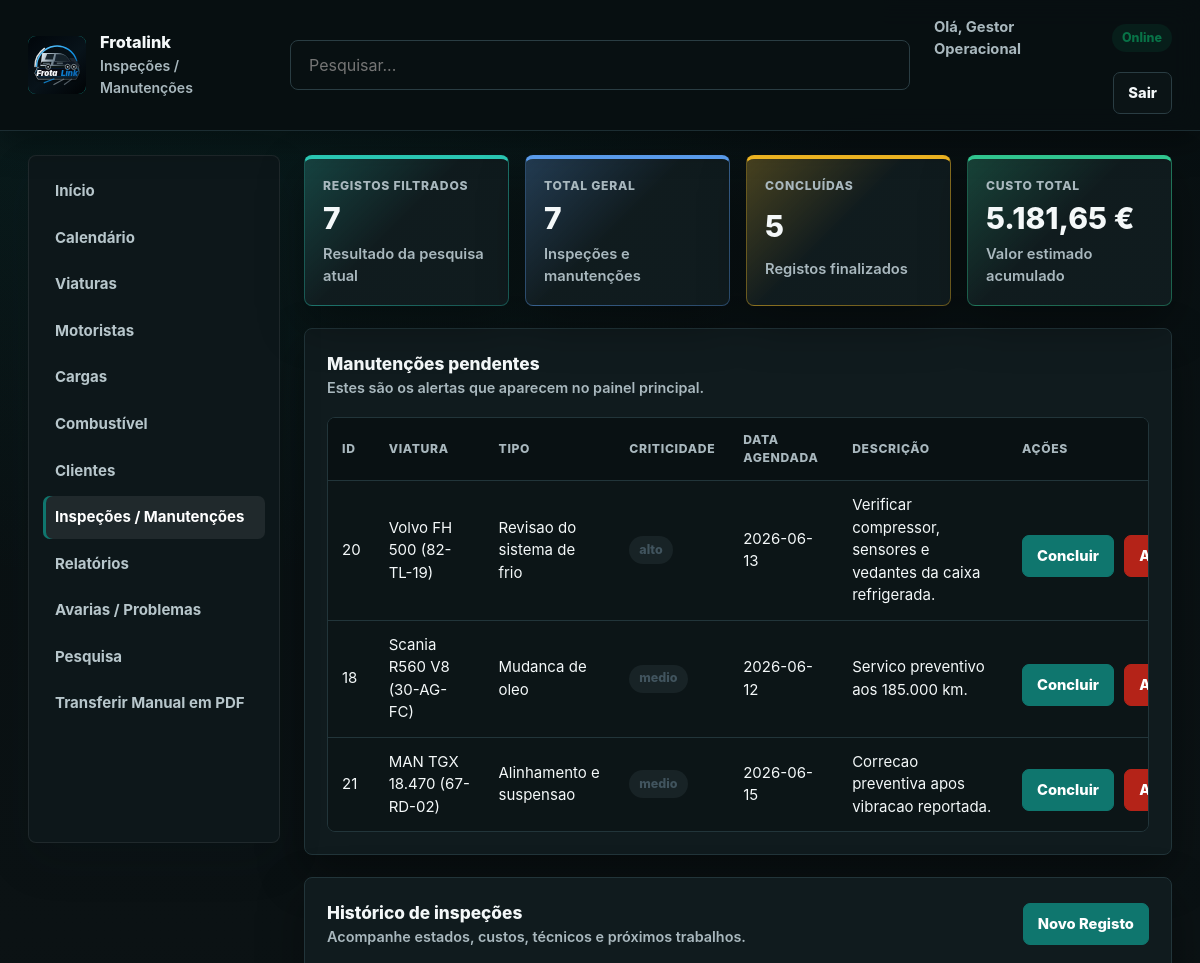
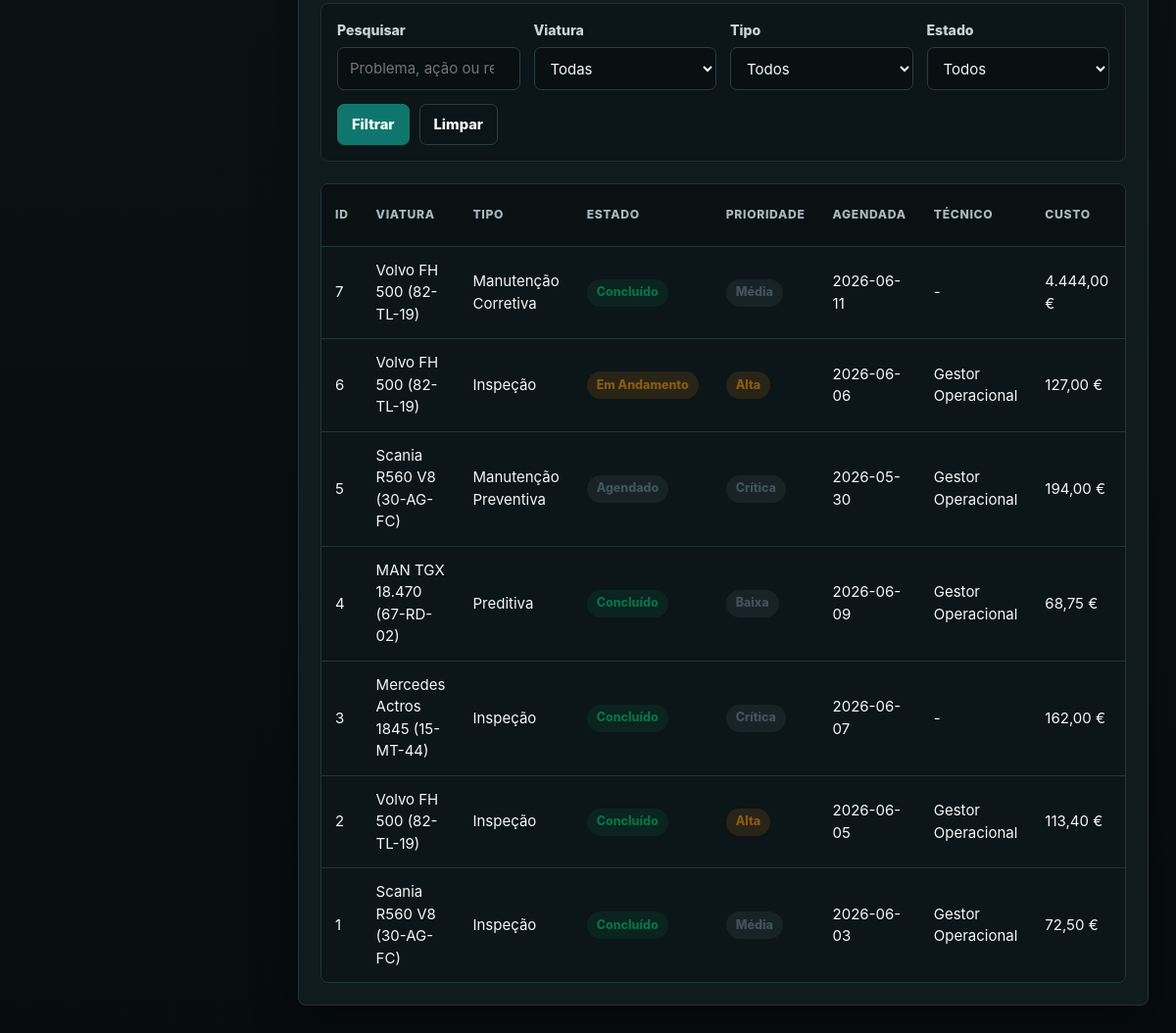
The page /frotas/manutencoes_listar.php (signed in) on the database its author committed (2 pictures, top to bottom).
### tables this page shows
CREATE TABLE `manutencoes` (
  `id` int(11) NOT NULL,
  `veiculo_id` int(11) NOT NULL,
  `tipo` varchar(100) NOT NULL,
  `status` enum('pendente','concluida') NOT NULL DEFAULT 'pendente',
  `criticidade` enum('critico','alto','medio','baixo') NOT NULL DEFAULT 'medio',
  `descricao` text DEFAULT NULL,
  `data_agendada` date NOT NULL
);

CREATE TABLE `historico_manutencoes_inspecoes` (
  `id` int(11) NOT NULL,
  `equipamento_id` int(11) DEFAULT NULL,
  `tecnico_id` int(11) DEFAULT NULL,
  `tipo_acao` enum('Inspeção','Manutenção Preventiva','Manutenção Corretiva','Preditiva') NOT NULL DEFAULT 'Inspeção',
  `status` enum('Agendado','Em Andamento','Concluído','Cancelado') NOT NULL DEFAULT 'Agendado',
  `prioridade` enum('Baixa','Média','Alta','Crítica') NOT NULL DEFAULT 'Média',
  `data_agendada` date DEFAULT NULL,
  `data_inicio` datetime DEFAULT NULL,
  `data_fim` datetime DEFAULT NULL,
  `proxima_revisao` date DEFAULT NULL,
  `descricao_problema` text DEFAULT NULL,
  `acoes_realizadas` text DEFAULT NULL,
  `resultado_inspecao` enum('Aprovado','Aprovado com Restrições','Reprovado') DEFAULT NULL,
  `leitura_odometro_horas` decimal(12,2) DEFAULT NULL,
  `custo_pecas` decimal(10,2) DEFAULT 0.00,
  `custo_mao_de_obra` decimal(10,2) DEFAULT 0.00,
  `custo_total` decimal(10,2) DEFAULT 0.00,
  `url_relatorio_pdf` varchar(255) DEFAULT NULL,
  `criado_em` timestamp NOT NULL DEFAULT current_timestamp(),
  `atualizado_em` timestamp NOT NULL DEFAULT current_timestamp() ON UPDATE current_timestamp()
);

CREATE TABLE `utilizadores` (
  `id` int(11) NOT NULL,
  `nome` varchar(255) NOT NULL,
  `email` varchar(255) NOT NULL,
  `password_hash` varchar(255) NOT NULL,
  `nivel_acesso` enum('admin','gestor','motorista') NOT NULL DEFAULT 'motorista',
  `status` enum('ativo','inativo') NOT NULL DEFAULT 'ativo',
  `created_at` timestamp NOT NULL DEFAULT current_timestamp()
);

### frotas/manutencoes_listar.php (the view, shortened to what this page needs)
<?php
$conn = getDbConnection();
$search = trim($_GET['q'] ?? '');
$where = [];
$whereSql = $where ? 'WHERE ' . implode(' AND ', $where) : '';
$records = [];
$query = "SELECT m.*, CONCAT(v.modelo, ' (', v.matricula, ')') AS veiculo_label, u.nome AS tecnico_nome
    FROM historico_manutencoes_inspecoes m
    LEFT JOIN veiculos v ON m.equipamento_id = v.id
    LEFT JOIN utilizadores u ON m.tecnico_id = u.id
    $whereSql
    ORDER BY m.id DESC";
$stmt = $conn->prepare($query);
if ($stmt) {
    $stmt->execute();
    $result = $stmt->get_result();
    while ($row = $result->fetch_assoc()) {
        $records[] = $row;
    }
}
$pendingMaintenances = [];
$pendingQuery = "SELECT m.id, m.tipo, m.status, m.criticidade, m.descricao, m.data_agendada, CONCAT(v.modelo, ' (', v.matricula, ')') AS veiculo_label
    FROM manutencoes m
    LEFT JOIN veiculos v ON m.veiculo_id = v.id
    WHERE m.status = 'pendente'
    ORDER BY FIELD(m.criticidade, 'critico', 'alto', 'medio', 'baixo'), m.data_agendada ASC";
$pendingRes = $conn->query($pendingQuery);
if ($pendingRes) {
    while ($row = $pendingRes->fetch_assoc()) {
        $pendingMaintenances[] = $row;
    }
}
$totalFiltrado = count($records);
$totalGeral = 0;
$custoTotal = 0.0;
$concluidas = 0;
$totRes = $conn->query("SELECT COUNT(*) AS cnt, IFNULL(SUM(custo_total), 0) AS total_custo, SUM(IF(status = 'Concluído' OR status = 'Concluído', 1, 0)) AS concluidas FROM historico_manutencoes_inspecoes");
if ($totRes) {
    $totRow = $totRes->fetch_assoc();
    $totalGeral = (int) ($totRow['cnt'] ?? 0);
    $custoTotal = (float) ($totRow['total_custo'] ?? 0);
    $concluidas = (int) ($totRow['concluidas'] ?? 0);
}
function maintenanceBadgeClass(string $value): string {
    $normalized = strtolower($value);
    if (strpos($normalized, 'conclu') !== false || strpos($normalized, 'aprovado') !== false) {
        return 'badge-success';
    }
    if (strpos($normalized, 'andamento') !== false || strpos($normalized, 'alta') !== false || strpos($normalized, 'crit') !== false) {
        return 'badge-warning';
    }
    return 'badge-neutral';
}
?>
<!DOCTYPE html>
<html lang="pt-PT">
<head>
    <link rel="stylesheet" href="layout.css">
</head>
<body class="dashboard-page">
    <header class="topbar">
        <div class="brand">
            <button type="button" class="brand-logo" onclick="window.location.href='index.php'" aria-label="Página principal"><img src="assets/logo.svg" alt="Frotalink"></button>
            <div>
                <p class="brand-title">Frotalink</p>
                <span class="brand-subtitle">Inspeções / Manutenções</span>
            </div>
        </div>
        <form class="topbar-search" method="get" action="pesquisa.php"><input type="search" name="q" placeholder="Pesquisar..." aria-label="Pesquisar"></form>
        <div class="topbar-actions">
            <div class="topbar-stats">
                <span>Olá, <?php echo htmlspecialchars($_SESSION['user']); ?></span>
                <span class="status-pill status-active">Online</span>
            </div>
            <a class="button secondary" href="logout.php">Sair</a>
        </div>
    </header>
    <div class="page-layout">
        <?php include 'sidebar.php'; ?>
        <main class="dashboard-content">
            <section class="dashboard-cards compact-cards">
                <article class="metric-card">
                    <span class="metric-title">Registos filtrados</span>
                    <strong class="metric-value"><?php echo htmlspecialchars($totalFiltrado); ?></strong>
                    <span class="metric-caption">Resultado da pesquisa atual</span>
                </article>
                <article class="metric-card">
                    <span class="metric-title">Total geral</span>
                    <strong class="metric-value"><?php echo htmlspecialchars($totalGeral); ?></strong>
                    <span class="metric-caption">Inspeções e manutenções</span>
                </article>
                <article class="metric-card">
                    <span class="metric-title">Concluídas</span>
                    <strong class="metric-value"><?php echo htmlspecialchars($concluidas); ?></strong>
                    <span class="metric-caption">Registos finalizados</span>
                </article>
                <article class="metric-card">
                    <span class="metric-title">Custo total</span>
                    <strong class="metric-value"><?php echo htmlspecialchars(number_format($custoTotal, 2, ',', '.')); ?> €</strong>
                    <span class="metric-caption">Valor estimado acumulado</span>
                </article>
            </section>
            <section class="widget">
                <div class="widget-header">
                    <div>
                        <h2>Manutenções pendentes</h2>
                        <p class="section-subtitle">Estes são os alertas que aparecem no painel principal.</p>
                    </div>
                </div>
                <?php if ($pendingMaintenances): ?>
                    <div class="table-responsive">
                        <table>
                            <thead>
                                <tr>
                                    <th>ID</th>
                                    <th>Viatura</th>
                                    <th>Tipo</th>
                                    <th>Criticidade</th>
                                    <th>Data agendada</th>
                                    <th>Descrição</th>
                                    <th>Ações</th>
                                </tr>
                            </thead>
                            <tbody>
                                <?php foreach ($pendingMaintenances as $pending): ?>
                                    <tr>
                                        <td><?php echo htmlspecialchars($pending['id']); ?></td>
                                        <td><?php echo htmlspecialchars($pending['veiculo_label'] ?: 'Sem viatura'); ?></td>
                                        <td><?php echo htmlspecialchars($pending['tipo']); ?></td>
                                        <td><span class="badge <?php echo maintenanceBadgeClass($pending['criticidade']); ?>"><?php echo htmlspecialchars($pending['criticidade']); ?></span></td>
                                        <td><?php echo htmlspecialchars($pending['data_agendada'] ?: '-'); ?></td>
                                        <td><?php echo htmlspecialchars($pending['descricao'] ?: '-'); ?></td>
                                        <td class="table-actions">
                                            <form method="post" action="manutencoes_listar.php" class="inline-form">
                                                <button type="submit" class="button">Concluir</button>
                                            </form>
                                            <form method="post" action="manutencoes_listar.php" class="inline-form" onsubmit="return confirm('Apagar esta manutenção pendente?');">
                                                <button type="submit" class="button danger">Apagar</button>
                                            </form>
                                        </td>
                                    </tr>
                                <?php endforeach; ?>
                            </tbody>
                        </table>
                    </div>
                <?php else: ?>
                    <p class="empty-state">Nenhuma manutenção pendente.</p>
                <?php endif; ?>
            </section>
            <section class="widget">
                <div class="widget-header">
                    <div>
                        <h2>Histórico de inspeções</h2>
                        <p class="section-subtitle">Acompanhe estados, custos, técnicos e próximos trabalhos.</p>
                    </div>
                    <a class="button" href="manutencoes_criar.php">Novo Registo</a>
                </div>
                <form method="get" action="manutencoes_listar.php" class="filter-form">
                    <div class="filter-row">
                        <label for="q">Pesquisar</label>
                        <input type="search" id="q" name="q" value="<?php echo htmlspecialchars($search); ?>" placeholder="Problema, ação ou relatório">
                    </div>
                    <div class="filter-row">
                        <label for="veiculo">Viatura</label>
                        <select id="veiculo" name="veiculo">
                            <option value="">Todas</option>
                        </select>
                    </div>
                    <div class="filter-row">
                        <label for="tipo">Tipo</label>
                        <select id="tipo" name="tipo">
                            <option value="">Todos</option>
                        </select>
                    </div>
                    <div class="filter-row">
                        <label for="status">Estado</label>
                        <select id="status" name="status">
                            <option value="">Todos</option>
                        </select>
                    </div>
                    <div class="filter-actions">
                        <button type="submit" class="button">Filtrar</button>
                        <a class="button secondary" href="manutencoes_listar.php">Limpar</a>
                    </div>
                </form>
                <?php if ($records): ?>
                    <div class="table-responsive">
                        <table>
                            <thead>
                                <tr>
                                    <th>ID</th>
                                    <th>Viatura</th>
                                    <th>Tipo</th>
                                    <th>Estado</th>
                                    <th>Prioridade</th>
                                    <th>Agendada</th>
                                    <th>Técnico</th>
                                    <th>Custo</th>
                                    <th>Próxima revisão</th>
                                </tr>
                            </thead>
                            <tbody>
                                <?php foreach ($records as $row): ?>
                                    <tr>
                                        <td><?php echo htmlspecialchars($row['id']); ?></td>
                                        <td><?php echo htmlspecialchars($row['veiculo_label'] ?: 'Sem viatura'); ?></td>
                                        <td><?php echo htmlspecialchars($row['tipo_acao']); ?></td>
                                        <td><span class="badge <?php echo maintenanceBadgeClass($row['status']); ?>"><?php echo htmlspecialchars($row['status']); ?></span></td>
                                        <td><span class="badge <?php echo maintenanceBadgeClass($row['prioridade']); ?>"><?php echo htmlspecialchars($row['prioridade']); ?></span></td>
                                        <td><?php echo htmlspecialchars($row['data_agendada'] ?: '-'); ?></td>
                                        <td><?php echo htmlspecialchars($row['tecnico_nome'] ?: '-'); ?></td>
                                        <td><?php echo htmlspecialchars(number_format((float) $row['custo_total'], 2, ',', '.')); ?> €</td>
                                        <td><?php echo htmlspecialchars($row['proxima_revisao'] ?: '-'); ?></td>
                                    </tr>
                                <?php endforeach; ?>
                            </tbody>
                        </table>
                    </div>
                <?php else: ?>
                    <p class="empty-state">Nenhum registo encontrado.</p>
                <?php endif; ?>
            </section>
        </main>
    </div>
</body>
</html>

### rows shown on the page
manutencoes: id "20", veiculo_label "Volvo FH 500 (82-TL-19)", tipo "Revisao do sistema de frio", criticidade "alto", data_agendada "2026-06-13", descricao "Verificar compressor, sensores e vedantes da caixa refrigerada."
manutencoes: id "18", veiculo_label "Scania R560 V8 (30-AG-FC)", tipo "Mudanca de oleo", criticidade "medio", data_agendada "2026-06-12", descricao "Servico preventivo aos 185.000 km."
manutencoes: id "21", veiculo_label "MAN TGX 18.470 (67-RD-02)", tipo "Alinhamento e suspensao", criticidade "medio", data_agendada "2026-06-15", descricao "Correcao preventiva apos vibracao reportada."
historico_manutencoes_inspecoes: id "7", veiculo_label "Volvo FH 500 (82-TL-19)", tipo_acao "Manutenção Corretiva", status "Concluído", prioridade "Média", data_agendada "2026-06-11", tecnico_nome "-", custo_total "4.444,00"
historico_manutencoes_inspecoes: id "6", veiculo_label "Volvo FH 500 (82-TL-19)", tipo_acao "Inspeção", status "Em Andamento", prioridade "Alta", data_agendada "2026-06-06", tecnico.nome "Gestor Operacional", custo_total "127,00"
historico_manutencoes_inspecoes: id "5", veiculo_label "Scania R560 V8 (30-AG-FC)", tipo_acao "Manutenção Preventiva", status "Agendado", prioridade "Crítica", data_agendada "2026-05-30", tecnico.nome "Gestor Operacional", custo_total "194,00"
historico_manutencoes_inspecoes: id "4", veiculo_label "MAN TGX 18.470 (67-RD-02)", tipo_acao "Preditiva", status "Concluído", prioridade "Baixa", data_agendada "2026-06-09", tecnico.nome "Gestor Operacional", custo_total "68,75"
historico_manutencoes_inspecoes: id "3", veiculo_label "Mercedes Actros 1845 (15-MT-44)", tipo_acao "Inspeção", status "Concluído", prioridade "Crítica", data_agendada "2026-06-07", tecnico_nome "-", custo_total "162,00"
historico_manutencoes_inspecoes: id "2", veiculo_label "Volvo FH 500 (82-TL-19)", tipo_acao "Inspeção", status "Concluído", prioridade "Alta", data_agendada "2026-06-05", tecnico.nome "Gestor Operacional", custo_total "113,40"
historico_manutencoes_inspecoes: id "1", veiculo_label "Scania R560 V8 (30-AG-FC)", tipo_acao "Inspeção", status "Concluído", prioridade "Média", data_agendada "2026-06-03", tecnico.nome "Gestor Operacional", custo_total "72,50"

### other values the page prints
$_SESSION['user'] "Gestor Operacional"
$totalFiltrado "7"
$totalGeral "7"
$concluidas "5"
$custoTotal "5.181,65"
